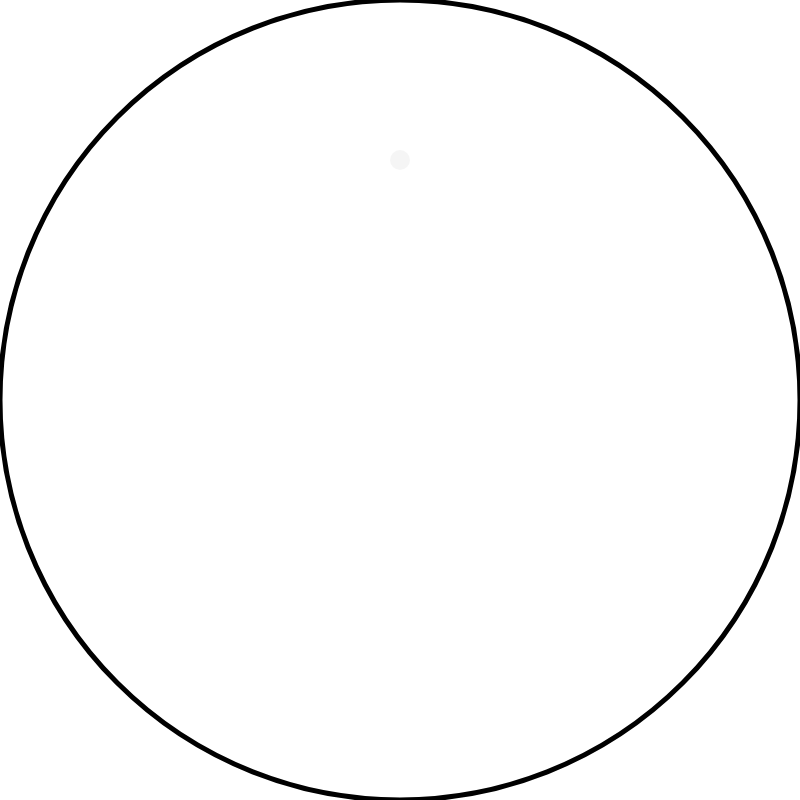
Frame 1 (no input)
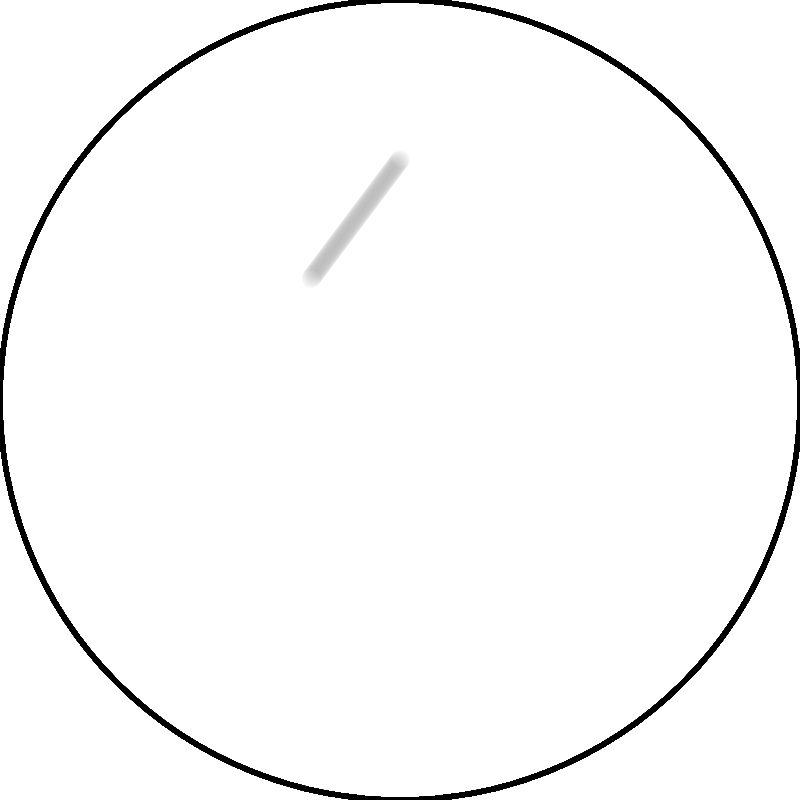
Frame 60 (no input)
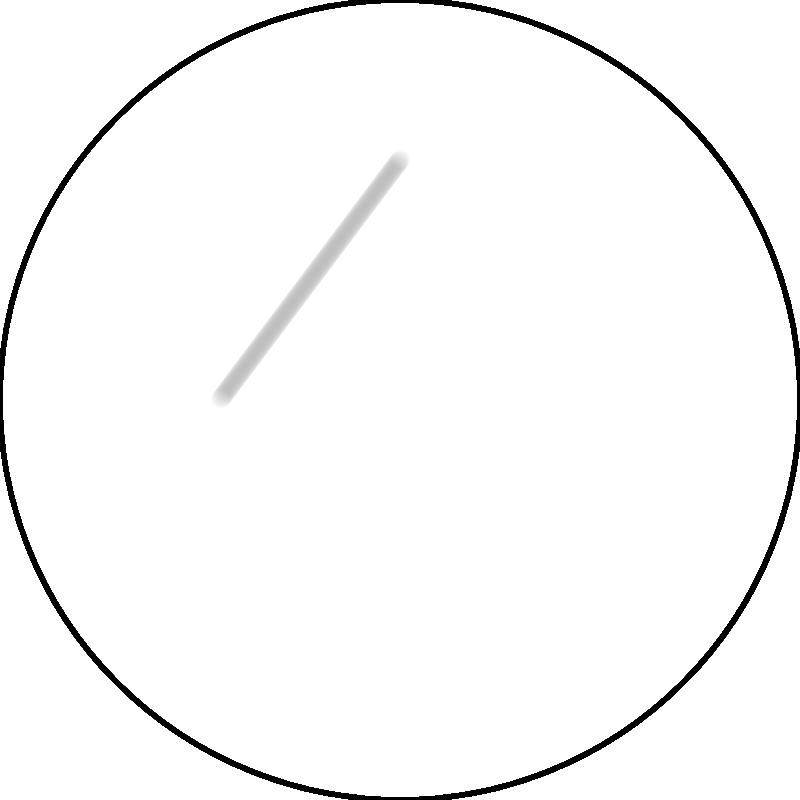
Frame 120 (the mouse pressed at the canvas centre since frame 60)

The p5.js sketch that drew these frames (run headless with seeded random() and noise() and a simulated clock; from frame 60 on, the mouse is pressed at the canvas centre):

// p5.js sketch
// ── sketch.js
//Made by Leon Rogge
//10/7/2019
//Adapted code from https://stackoverflow.com/questions/35259814/why-is-this-ball-inside-a-circle-not-bouncing-properly
let x = 400, y = 160, dx = -1.5, dy = 2, r = 20, line_color, circle_color;
let container_radius = 400
let slope = 1.5
let t_slope = 0
let x_old = 0
let y_old = 0
let angle = 0

function setup() {
	createCanvas(container_radius * 2, container_radius * 2);
	noFill();
	frameRate(500);
	line_color = color(0);	
	circle_color = color(0);
}

function draw() {
	noFill();
	strokeWeight(5);
	stroke(circle_color);
	circle(400, 400, 800);
	line_color.setAlpha(10);
	noStroke();
	fill(line_color);
	circle(x, y, r);
	x_old = x;
	y_old = y;
	x += dx ;
	y += dy ;
	let new_dx = x - container_radius;
	let new_dy = y - container_radius;
	let dist_from_center = sqrt(new_dx * new_dx + new_dy * new_dy);

	if(dist_from_center >= container_radius - r/2) {
		let normalMagnitude = dist_from_center;
      	let normalX = new_dx / normalMagnitude;
      	let normalY = new_dy / normalMagnitude;
      	let tangentX = -normalY;
      	let tangentY = normalX;
      	let normalSpeed = -(normalX * dx + normalY * dy);
      	let tangentSpeed = tangentX * dx + tangentY * dy;
      	dx = normalSpeed * normalX + tangentSpeed * tangentX;
      	dy = normalSpeed * normalY + tangentSpeed * tangentY;
      	circle_color = color(random(0, 255), random(0, 255), random(0, 255));
	}
}
